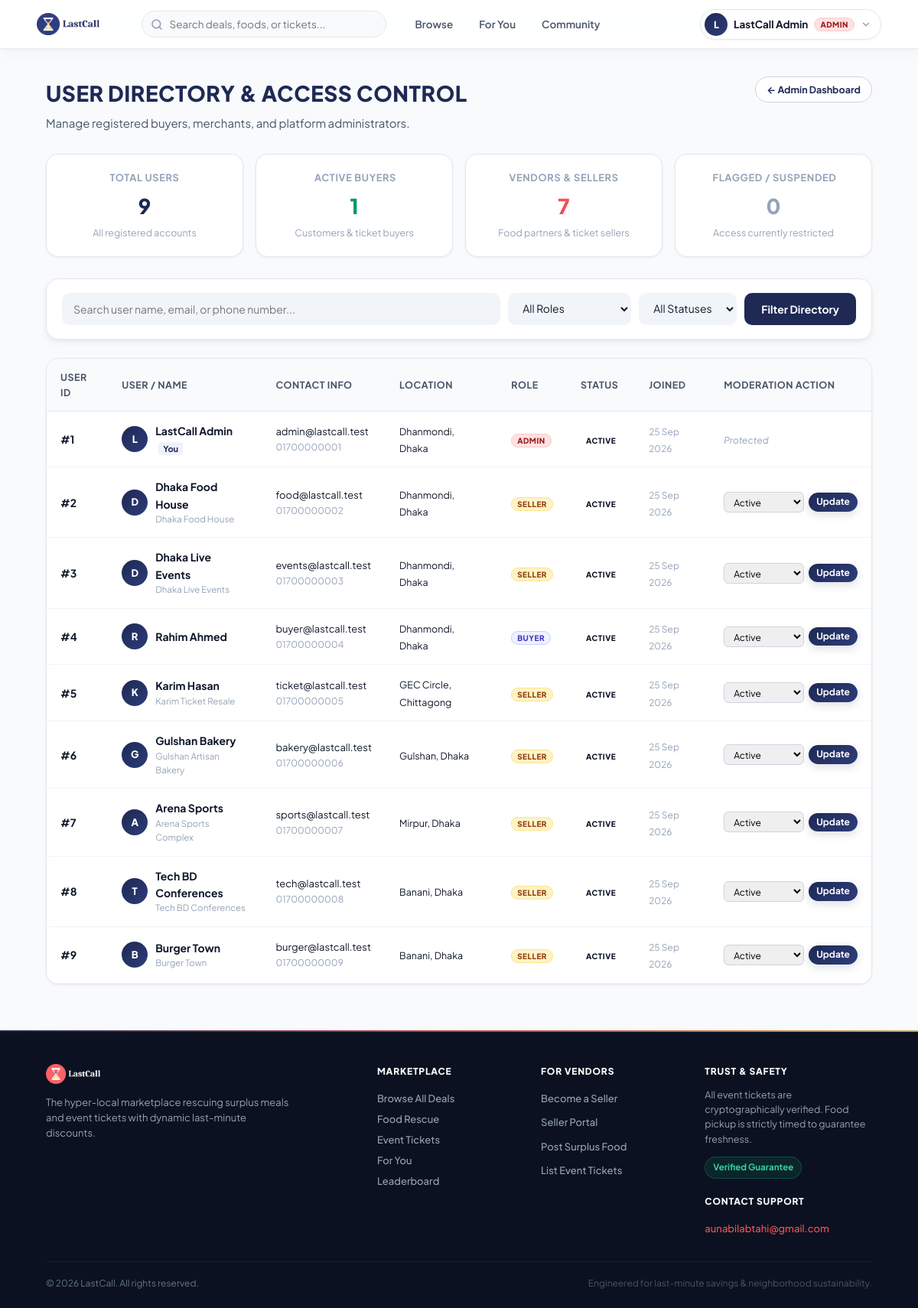
The page /admin/users.php (signed in) on the database its author committed.
### tables this page shows
CREATE TABLE users (
    user_id INT UNSIGNED AUTO_INCREMENT PRIMARY KEY,
    full_name VARCHAR(120) NOT NULL,
    email VARCHAR(150) NOT NULL UNIQUE,
    phone VARCHAR(20) NOT NULL UNIQUE,
    password_hash VARCHAR(255) NOT NULL,
    profile_picture VARCHAR(255) NULL,
    role ENUM('buyer', 'seller', 'admin') NOT NULL DEFAULT 'buyer',
    location_id INT UNSIGNED NULL,

    terms_accepted TINYINT(1) NOT NULL DEFAULT 0,
    terms_version VARCHAR(30) NULL,
    terms_accepted_at DATETIME NULL,

    account_status ENUM('active', 'suspended', 'blocked') NOT NULL DEFAULT 'active',
    created_at TIMESTAMP DEFAULT CURRENT_TIMESTAMP,
    updated_at TIMESTAMP DEFAULT CURRENT_TIMESTAMP ON UPDATE CURRENT_TIMESTAMP,

    CONSTRAINT fk_user_location
        FOREIGN KEY (location_id) REFERENCES locations(location_id)
        ON DELETE SET NULL
);

CREATE TABLE locations (
    location_id INT UNSIGNED AUTO_INCREMENT PRIMARY KEY,
    city VARCHAR(100) NOT NULL,
    area VARCHAR(100) NOT NULL,
    address_line VARCHAR(255) NULL,
    created_at TIMESTAMP DEFAULT CURRENT_TIMESTAMP,

    INDEX idx_location_city_area (city, area)
);

CREATE TABLE seller_profiles (
    seller_profile_id INT UNSIGNED AUTO_INCREMENT PRIMARY KEY,
    user_id INT UNSIGNED NOT NULL UNIQUE,

    seller_type ENUM(
        'food_business',
        'event_organizer',
        'individual_ticket_seller'
    ) NOT NULL,

    business_name VARCHAR(150) NULL,
    verification_document VARCHAR(255) NULL,

    verification_status ENUM('pending', 'approved', 'rejected') NOT NULL DEFAULT 'pending',
    verified_by INT UNSIGNED NULL,
    verified_at DATETIME NULL,
    rejection_reason VARCHAR(255) NULL,

    created_at TIMESTAMP DEFAULT CURRENT_TIMESTAMP,
    updated_at TIMESTAMP DEFAULT CURRENT_TIMESTAMP ON UPDATE CURRENT_TIMESTAMP,

    CONSTRAINT fk_seller_user
        FOREIGN KEY (user_id) REFERENCES users(user_id)
        ON DELETE CASCADE,

    CONSTRAINT fk_seller_verified_by
        FOREIGN KEY (verified_by) REFERENCES users(user_id)
        ON DELETE SET NULL
);

### admin/users.php (the view, shortened to what this page needs)
<?php
require_once __DIR__ . "/../config/database.php";
$adminId = (int) $_SESSION["user_id"];
$statsQuery = $pdo->query("
    SELECT
        COUNT(*) AS total_users,
        SUM(CASE WHEN role = 'buyer' THEN 1 ELSE 0 END) AS total_buyers,
        SUM(CASE WHEN role = 'seller' THEN 1 ELSE 0 END) AS total_sellers,
        SUM(CASE WHEN role = 'admin' THEN 1 ELSE 0 END) AS total_admins,
        SUM(CASE WHEN account_status IN ('suspended', 'blocked') THEN 1 ELSE 0 END) AS total_suspended
    FROM users
");
$userStats = $statsQuery->fetch(PDO::FETCH_ASSOC);
$search = trim($_GET["q"] ?? "");
$whereClauses = [];
$params = [];
$whereSql = !empty($whereClauses) ? "WHERE " . implode(" AND ", $whereClauses) : "";
$userListStmt = $pdo->prepare("
    SELECT
        u.user_id,
        u.full_name,
        u.email,
        u.phone,
        u.role,
        u.account_status,
        u.created_at,
        loc.city,
        loc.area,
        sp.business_name,
        sp.verification_status AS seller_status
    FROM users u
    LEFT JOIN locations loc ON loc.location_id = u.location_id
    LEFT JOIN seller_profiles sp ON sp.user_id = u.user_id
    $whereSql
    ORDER BY u.created_at DESC
");
$userListStmt->execute($params);
$users = $userListStmt->fetchAll(PDO::FETCH_ASSOC);
if (!function_exists("e")) {
    function e(string $value): string {
        return htmlspecialchars($value, ENT_QUOTES, "UTF-8");
    }
}
require_once __DIR__ . "/../includes/header.php";
?>
<main class="admin-container">
    <div class="section-heading">
        <div style="display: flex; justify-content: space-between; align-items: flex-start; flex-wrap: wrap; gap: 12px;">
            <div>
                <h2>User Directory &amp; Access Control</h2>
                <p>Manage registered buyers, merchants, and platform administrators.</p>
            </div>
            <div>
                <a href="dashboard.php" class="btn-demo-action studio-btn">
                    &larr; Admin Dashboard
                </a>
            </div>
        </div>
    </div>
    <div style="display: grid; grid-template-columns: repeat(auto-fit, minmax(210px, 1fr)); gap: 16px; margin-bottom: 28px;">
        <div class="kpi-card" style="background: var(--surface-card); border: 1px solid var(--border-subtle); border-radius: var(--radius-lg); padding: 1.25rem; box-shadow: var(--shadow-sm);">
            <div style="font-size: 0.8rem; color: var(--text-muted); font-weight: 700; text-transform: uppercase; letter-spacing: 0.05em; margin-bottom: 0.35rem;">Total Users</div>
            <div style="font-size: 1.7rem; font-weight: 800; color: var(--brand-navy);"><?= (int) $userStats["total_users"] ?></div>
            <div style="font-size: 0.78rem; color: var(--text-muted); margin-top: 0.2rem;">All registered accounts</div>
        </div>
        <div class="kpi-card" style="background: var(--surface-card); border: 1px solid var(--border-subtle); border-radius: var(--radius-lg); padding: 1.25rem; box-shadow: var(--shadow-sm);">
            <div style="font-size: 0.8rem; color: var(--text-muted); font-weight: 700; text-transform: uppercase; letter-spacing: 0.05em; margin-bottom: 0.35rem;">️ Active Buyers</div>
            <div style="font-size: 1.7rem; font-weight: 800; color: var(--brand-emerald-dark);"><?= (int) $userStats["total_buyers"] ?></div>
            <div style="font-size: 0.78rem; color: var(--text-muted); margin-top: 0.2rem;">Customers &amp; ticket buyers</div>
        </div>
        <div class="kpi-card" style="background: var(--surface-card); border: 1px solid var(--border-subtle); border-radius: var(--radius-lg); padding: 1.25rem; box-shadow: var(--shadow-sm);">
            <div style="font-size: 0.8rem; color: var(--text-muted); font-weight: 700; text-transform: uppercase; letter-spacing: 0.05em; margin-bottom: 0.35rem;">Vendors &amp; Sellers</div>
            <div style="font-size: 1.7rem; font-weight: 800; color: var(--brand-coral);"><?= (int) $userStats["total_sellers"] ?></div>
            <div style="font-size: 0.78rem; color: var(--text-muted); margin-top: 0.2rem;">Food partners &amp; ticket sellers</div>
        </div>
        <div class="kpi-card" style="background: var(--surface-card); border: 1px solid var(--border-subtle); border-radius: var(--radius-lg); padding: 1.25rem; box-shadow: var(--shadow-sm);">
            <div style="font-size: 0.8rem; color: var(--text-muted); font-weight: 700; text-transform: uppercase; letter-spacing: 0.05em; margin-bottom: 0.35rem;">️ Flagged / Suspended</div>
            <div style="font-size: 1.7rem; font-weight: 800; color: <?= (int)$userStats['total_suspended'] > 0 ? '#dc2626' : 'var(--text-muted)' ?>;"><?= (int) $userStats["total_suspended"] ?></div>
            <div style="font-size: 0.78rem; color: var(--text-muted); margin-top: 0.2rem;">Access currently restricted</div>
        </div>
    </div>
    <form method="GET" action="users.php" class="filter-form" style="margin-bottom: 24px;">
        <input type="text" name="q" value="<?= e($search) ?>" placeholder="Search user name, email, or phone number...">
        <select name="role">
            <option value="">All Roles</option>
        </select>
        <select name="status">
            <option value="">All Statuses</option>
        </select>
        <button type="submit">Filter Directory</button>
    </form>
    <div class="table-wrapper">
        <table class="admin-table">
            <thead>
                <tr>
                    <th>User ID</th>
                    <th>User / Name</th>
                    <th>Contact Info</th>
                    <th>Location</th>
                    <th>Role</th>
                    <th>Status</th>
                    <th>Joined</th>
                    <th>Moderation Action</th>
                </tr>
            </thead>
            <tbody>
                <?php if (empty($users)): ?>
                    <tr>
                        <td colspan="8" style="text-align: center; padding: 2.5rem; color: var(--text-muted);">
                            No users matched your search criteria.
                        </td>
                    </tr>
                <?php else: ?>
                    <?php foreach ($users as $u): ?>
                        <tr>
                            <td><strong>#<?= (int) $u["user_id"] ?></strong></td>
                            <td>
                                <div style="display: flex; align-items: center; gap: 10px;">
                                    <div class="seller-avatar-circle" style="width: 34px; height: 34px; font-size: 13px;">
                                        <?= mb_strtoupper(mb_substr($u["full_name"], 0, 1)) ?>
                                    </div>
                                    <div>
                                        <div style="font-weight: 700; color: var(--text-primary);">
                                            <?= e($u["full_name"]) ?>
                                            <?php if ((int)$u["user_id"] === $adminId): ?>
                                                <span style="font-size: 11px; color: var(--brand-navy); background: var(--brand-navy-tint); padding: 2px 6px; border-radius: 4px; margin-left: 4px;">You</span>
                                            <?php endif; ?>
                                        </div>
                                        <?php if (!empty($u["business_name"])): ?>
                                            <div style="font-size: 11.5px; color: var(--text-muted);">
                                                <?= e($u["business_name"]) ?>
                                            </div>
                                        <?php endif; ?>
                                    </div>
                                </div>
                            </td>
                            <td>
                                <div style="font-size: 13px;"><?= e($u["email"]) ?></div>
                                <div style="font-size: 12px; color: var(--text-muted);"><?= e($u["phone"]) ?></div>
                            </td>
                            <td>
                                <?php if (!empty($u["city"])): ?>
                                    <span style="font-size: 12.5px;"><?= e($u["area"] ? $u["area"] . ", " : "") ?><?= e($u["city"]) ?></span>
                                <?php else: ?>
                                    <span style="color: var(--text-muted); font-size: 12px;">—</span>
                                <?php endif; ?>
                            </td>
                            <td>
                                <span class="user-badge <?= e($u["role"]) ?>">
                                    <?= e(ucfirst($u["role"])) ?>
                                </span>
                            </td>
                            <td>
                                <span class="user-badge <?= e($u["account_status"]) ?>" style="<?= $u['account_status'] === 'suspended' ? 'background:#fef3c7; color:#b45309; border:1px solid #fde68a;' : ($u['account_status'] === 'blocked' ? 'background:#fee2e2; color:#b91c1c; border:1px solid #fca5a5;' : '') ?>">
                                    <?= e(ucfirst($u["account_status"])) ?>
                                </span>
                            </td>
                            <td>
                                <span style="font-size: 12px; color: var(--text-muted);">
                                    <?= date("d M Y", strtotime($u["created_at"])) ?>
                                </span>
                            </td>
                            <td>
                                <?php if ((int) $u["user_id"] === $adminId): ?>
                                    <span style="font-size: 12px; color: var(--text-muted); font-style: italic;">Protected</span>
                                <?php else: ?>
                                    <form method="POST" action="users.php" style="display: inline-flex; gap: 6px; align-items: center; margin: 0;">
                                        <select name="status" style="padding: 4px 8px; font-size: 12px; border-radius: 6px; border: 1px solid var(--border-medium);">
                                            <option value="active" <?= $u["account_status"] === "active" ? "selected" : "" ?>>Active</option>
                                        </select>
                                        <button type="submit" class="dashboard-button" style="padding: 4px 10px; font-size: 12px; line-height: 1.4; border: none; cursor: pointer;">
                                            Update
                                        </button>
                                    </form>
                                <?php endif; ?>
                            </td>
                        </tr>
                    <?php endforeach; ?>
                <?php endif; ?>
            </tbody>
        </table>
    </div>
</main>
<?php require_once __DIR__ . "/../includes/footer.php"; ?>

### rows shown on the page
users: user_id "1", full_name "L", full_name "LastCall Admin", shows "You", email "admin@lastcall.test", phone "01700000001", location.area "Dhanmondi,", location.city "Dhaka", role "ADMIN", account_status "ACTIVE", created_at "25 Sep 2026", shows "Protected"
users: user_id "2", full_name "D", full_name "Dhaka Food House", seller_profiles.business_name "Dhaka Food House", email "food@lastcall.test", phone "01700000002", location.area "Dhanmondi,", location.city "Dhaka", role "SELLER", account_status "ACTIVE", created_at "25 Sep 2026", status "Active"
users: user_id "3", full_name "D", full_name "Dhaka Live Events", seller_profiles.business_name "Dhaka Live Events", email "events@lastcall.test", phone "01700000003", location.area "Dhanmondi,", location.city "Dhaka", role "SELLER", account_status "ACTIVE", created_at "25 Sep 2026", status "Active"
users: user_id "4", full_name "R", full_name "Rahim Ahmed", email "buyer@lastcall.test", phone "01700000004", location.area "Dhanmondi,", location.city "Dhaka", role "BUYER", account_status "ACTIVE", created_at "25 Sep 2026", status "Active"
users: user_id "5", full_name "K", full_name "Karim Hasan", seller_profiles.business_name "Karim Ticket Resale", email "ticket@lastcall.test", phone "01700000005", location.area "GEC Circle,", location.city "Chittagong", role "SELLER", account_status "ACTIVE", created_at "25 Sep 2026", status "Active"
users: user_id "6", full_name "G", full_name "Gulshan Bakery", seller_profiles.business_name "Gulshan Artisan Bakery", email "bakery@lastcall.test", phone "01700000006", location.area "Gulshan,", location.city "Dhaka", role "SELLER", account_status "ACTIVE", created_at "25 Sep 2026", status "Active"
users: user_id "7", full_name "A", full_name "Arena Sports", seller_profiles.business_name "Arena Sports Complex", email "sports@lastcall.test", phone "01700000007", location.area "Mirpur,", location.city "Dhaka", role "SELLER", account_status "ACTIVE", created_at "25 Sep 2026", status "Active"
users: user_id "8", full_name "T", full_name "Tech BD Conferences", seller_profiles.business_name "Tech BD Conferences", email "tech@lastcall.test", phone "01700000008", location.area "Banani,", location.city "Dhaka", role "SELLER", account_status "ACTIVE", created_at "25 Sep 2026", status "Active"
users: user_id "9", full_name "B", full_name "Burger Town", seller_profiles.business_name "Burger Town", email "burger@lastcall.test", phone "01700000009", location.area "Banani,", location.city "Dhaka", role "SELLER", account_status "ACTIVE", created_at "25 Sep 2026", status "Active"

### other values the page prints
mb_strtoupper(mb_substr($_userName, 0, 1)) "L"
$_userName "LastCall Admin"
$_role "ADMIN"
$userStats["total_users"] "9"
$userStats["total_buyers"] "1"
$userStats["total_sellers"] "7"
$userStats["total_suspended"] "0"
